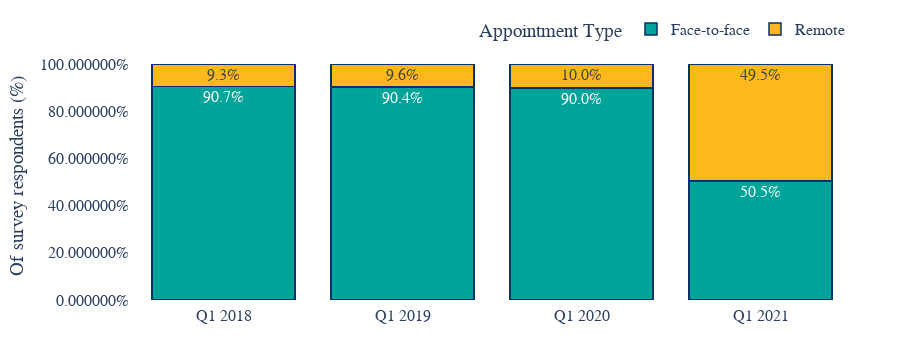

The notebook cell this image was saved under:
### Markdown cell above
### Appointments: data visualisation

### Code cell
# plot the long (tidy) dataframe
fig = px.bar(
    appointment_types_group,
    x="Year",
    y="Percent",
    color="Appointment Type",
    color_discrete_sequence=nhs_colours,
    # I would use the website to write chart titles in the correct font/foramt/spacing
    #title="Remote appointments are now as common as in person appointments",
    barmode="stack",
    text="Percent",
    height=350,
)

# Asthetics of the plot
fig.update_layout(
    # change background colour 
    {"plot_bgcolor": "rgba(0, 0, 0, 0)", "paper_bgcolor": "rgba(0, 0, 0, 0)"},
    yaxis_title='Of survey respondents (%)',
    yaxis=dict(tickformat = "%"),
    xaxis_title=None,
    # change fonts
    font=dict(family="Arial", size=16),
    # autosize makes the chart 'responsive' (https://en.wikipedia.org/wiki/Responsive_web_design)
    autosize=True,
    margin=dict(
        l=50,
        r=50,
        b=50,
        t=50,
        pad=4,
        autoexpand=True
        ),
    ## options for the hover-over text
    # changes how the hover-over box is displayed
    hovermode="x unified",
    # hoverlabel_align = 'right',
    # changes the hover-over box formatting
    hoverlabel=dict(
        bgcolor="white",
        font_size=16,
        font_family="Arial"
    ),
    legend=dict(
    orientation="h",
    yanchor="bottom",
    y=1.02,
    xanchor="right",
    x=1
    )
)

# options to change how the bars look
fig.update_traces(
    # this also changes the hover-over box formatting
    hovertemplate='<b>%{fullData.name}</b>: %{text:.1%}<extra></extra>',
    # outline of bars
    marker_line_color = 'rgb(8,48,107)',
    marker_line_width=1.5,
    opacity=1,
    # options for text inside bars
    texttemplate='%{text:.1%}',
    textposition='inside'
)
fig.update_xaxes(type='category')
fig.show()

### Figure 1 — Plotly figure (JSON) as saved in the notebook; plotly's stock layout.template omitted (floating-point values rounded to 4 significant figures)
{"data": [{"alignmentgroup": "True", "hovertemplate": "<b>%{fullData.name}</b>: %{text:.1%}<extra></extra>", "legendgroup": "Face-to-face", "marker": {"color": "#00A499", "line": {"color": "rgb(8,48,107)", "width": 1.5}}, "name": "Face-to-face", "offsetgroup": "Face-to-face", "opacity": 1, "orientation": "v", "showlegend": true, "text": [0.9068, 0.9043, 0.9003, 0.5053], "textposition": "inside", "texttemplate": "%{text:.1%}", "type": "bar", "x": ["Q1 2018", "Q1 2019", "Q1 2020", "Q1 2021"], "xaxis": "x", "y": [0.9068, 0.9043, 0.9003, 0.5053], "yaxis": "y"}, {"alignmentgroup": "True", "hovertemplate": "<b>%{fullData.name}</b>: %{text:.1%}<extra></extra>", "legendgroup": "Remote", "marker": {"color": "#FFB81C", "line": {"color": "rgb(8,48,107)", "width": 1.5}}, "name": "Remote", "offsetgroup": "Remote", "opacity": 1, "orientation": "v", "showlegend": true, "text": [0.09323, 0.09569, 0.09966, 0.4947], "textposition": "inside", "texttemplate": "%{text:.1%}", "type": "bar", "x": ["Q1 2018", "Q1 2019", "Q1 2020", "Q1 2021"], "xaxis": "x", "y": [0.09323, 0.09569, 0.09966, 0.4947], "yaxis": "y"}], "layout": {"autosize": true, "barmode": "stack", "font": {"family": "Arial", "size": 16}, "height": 350, "hoverlabel": {"bgcolor": "white", "font": {"family": "Arial", "size": 16}}, "hovermode": "x unified", "legend": {"orientation": "h", "title": {"text": "Appointment Type"}, "tracegroupgap": 0, "x": 1, "xanchor": "right", "y": 1.02, "yanchor": "bottom"}, "margin": {"autoexpand": true, "b": 50, "l": 50, "pad": 4, "r": 50, "t": 50}, "paper_bgcolor": "rgba(0, 0, 0, 0)", "plot_bgcolor": "rgba(0, 0, 0, 0)", "xaxis": {"anchor": "y", "domain": [0, 1], "title": {}, "type": "category"}, "yaxis": {"anchor": "x", "domain": [0, 1], "tickformat": "%", "title": {"text": "Of survey respondents (%)"}}}}
